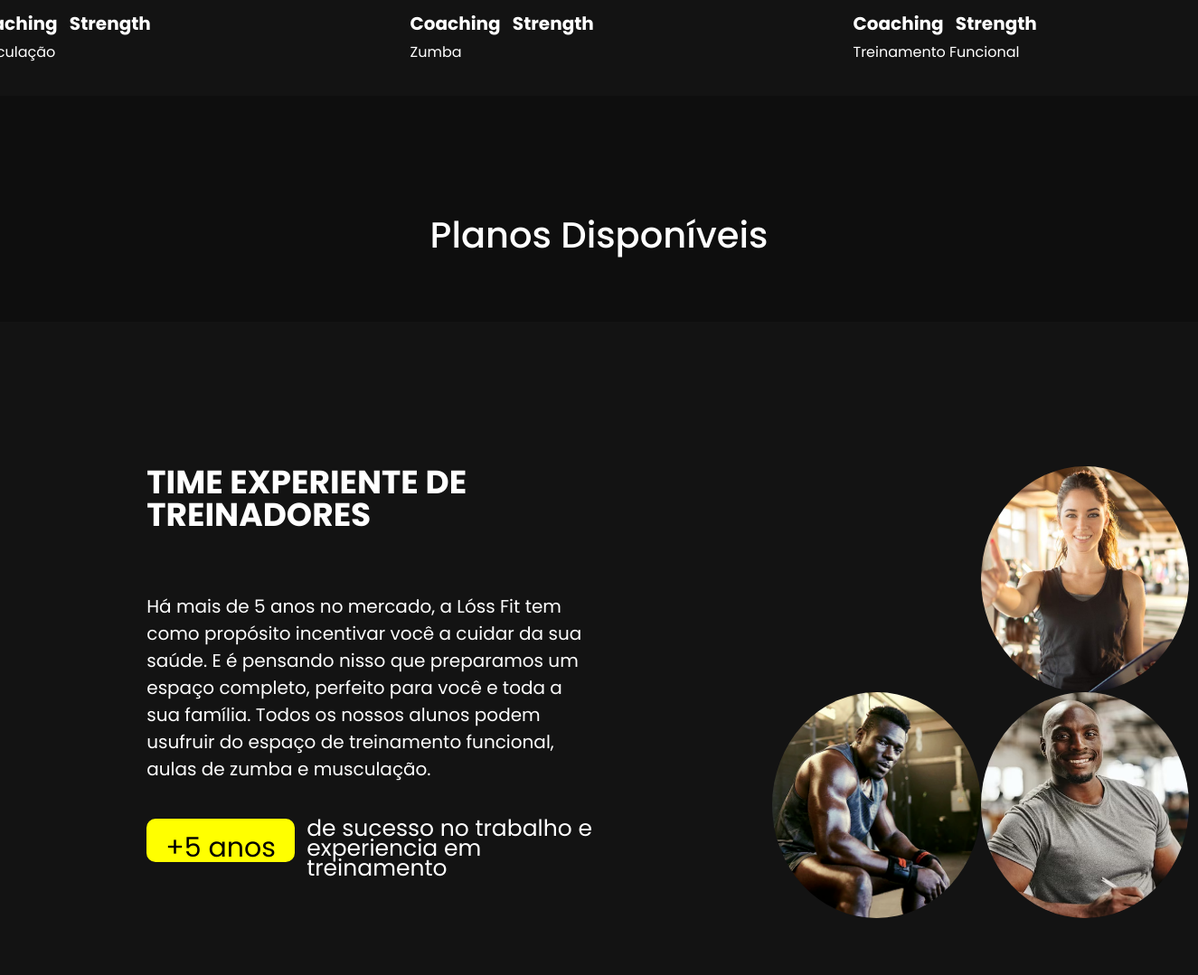
Before: /index_Apre.php (middle part) with the older database file.
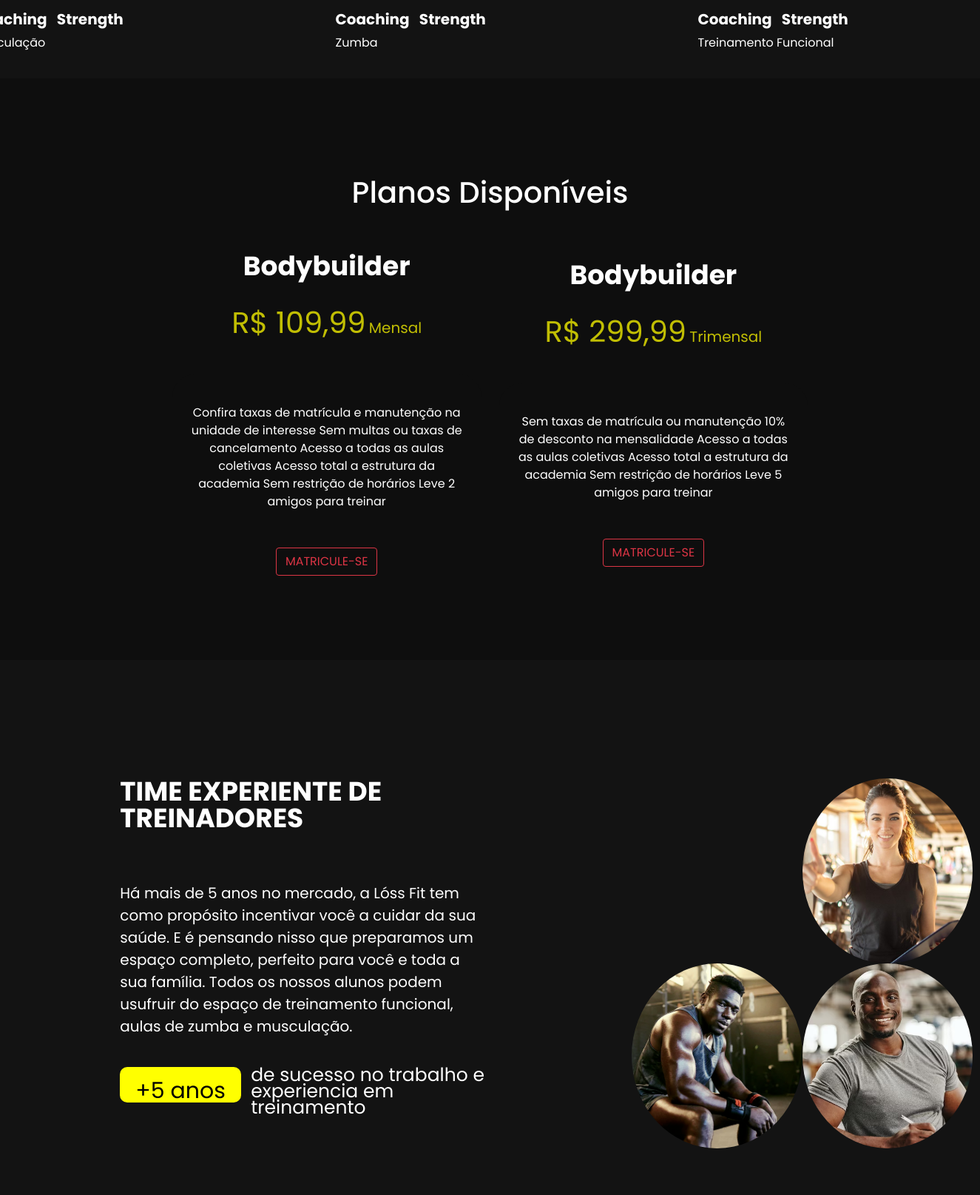
After: the same page with the newer database file.
### tables this page shows
CREATE TABLE `tbl_planos` (
  `idl_planos` int(11) NOT NULL,
  `nome_plano` varchar(45) DEFAULT NULL,
  `valor_plano` varchar(45) DEFAULT NULL,
  `opcao_plano` varchar(45) DEFAULT NULL,
  `desc_plano` varchar(500) DEFAULT NULL
);

### index_Apre.php (the view, shortened to what this page needs)
<?php
include_once("connect.php");
?>
<!DOCTYPE html>
<html lang="en">
<head>
    <link href="css/style_planos.css" rel="stylesheet" />
    <link href="css/style.css" rel="stylesheet" />
    <link href="https://cdn.jsdelivr.net/npm/bootstrap@5.0.2/dist/css/bootstrap.min.css" rel="stylesheet"
>
</head>
<body>
    <section class="gym_ativ" id="ativ">
        <section class="gym_ativ_mid_div">
            <div class="gym_ativ_type">
                <div class="gym_ativ_type_txt">
                    <h5><a><b>Coaching</b></a><a><b>Strength</b></a></h5>
                    <span>Musculação</span>
                </div>
            </div>
            <div class="gym_ativ_type">
                <div class="gym_ativ_type_txt">
                    <h5><a><b>Coaching</b></a><a><b>Strength</b></a></h5>
                    <span>Zumba</span>
                </div>
            </div>
            <div class="gym_ativ_type">
                <div class="gym_ativ_type_txt">
                    <h5><a><b>Coaching</b></a><a><b>Strength</b></a></h5>
                    <span>Treinamento Funcional</span>
                </div>
            </div>
        </section>
    </section>
    <section class="planos" id="planos">
        <div class="row">
            <h1 style="margin-top: 5%;">Planos Disponíveis</h1>
            <?php
            $consulta = "SELECT * FROM tbl_planos";
            $sql = $conn->query($consulta) or die($conn->error);
            while ($plano = $sql->fetch_assoc()) {
                echo '<div class="col-md-4 col-sm-6">
                    <div class="pricing_table">
                        <div class="pricing_table_header">
                            <i class="fa fa-users"></i>
                            <h2 class="title">Bodybuilder</h2>
                            <span class="price-plan">
                                <i class="fa fa-inr"></i>
                                <span class="price">R$ ' . $plano['valor_plano'] . '</span>
                                <span class="monthly_plan">' . $plano['opcao_plano'] . '</span>
                            </span>
                        </div>
                        <div class="pricing_table_plan">
                            <ul>
                                <a>' . $plano['desc_plano'] . '</a>
                            </ul>
                            <a class="btn btn-outline-danger" href="pages/pg_painel_plano.php" role="button">MATRICULE-SE</a>
                        </div>
                    </div>
                </div>';
            }
            ?>
        </div>
    </section>
    <section id="coach">
        <div class="gym_coach">
            <div class="body_spans">
                <h2>Time experiente de Treinadores</h2>
                <span class="span_c1">
                    Há mais de 5 anos no mercado, a Lóss Fit tem como propósito incentivar você a cuidar da sua saúde. E
                    é pensando nisso que preparamos um espaço completo, perfeito para você e toda a sua família. Todos
                    os nossos alunos podem usufruir do espaço de treinamento funcional, aulas de zumba e musculação.
                </span>
                <div class="span_c2">
                    <div class="back_h">
                        <p class="h_csss">+5 anos</p>
                    </div>
                    <div class="h_css">
                        <p class="h_css">de sucesso no trabalho e experiencia em treinamento</p>
                    </div>
                </div>
            </div>
            <section class="gym_back_coach">
                <div class="perfil_coach"><a class="perf_img1"></a></div>
                <div class="perfil_coach"><a class="perf_img2"></a></div>
                <div class="perfil_coach"><a class="perf_img3"></a></div>
                <div class="perfil_coach"><a class="perf_img4"></a></div>
            </section>
        </div>
    </section>
</body>
</html>

### css/style_planos.css (style rules this page uses)
* { box-sizing: border-box; font-family: "Poppins", sans-serif !important; }
html, body { height: 100%; width: 100%; margin: 0; padding: 0; }
p { font-size: 14px; line-height: 22px; color: white; }
span { color: rgba(255, 251, 0, 0.747); }
.row { display: flex; justify-content: center; align-items: center; width: 100%; padding: 4rem 0; background-color: #0e0e0e; margin-left: 0 !important; }
h1 { color:#fff; font-size:30px; text-align: center; text-transform: capitalize; }
.pricing_table { color:#fff; margin:10px 0; background:#0e0e0e; text-align: center; transition: all 0.30s linear 0s; }
.pricing_table_header { padding:40px; }
.pricing_table_header .title { display:block; text-transform: capitalize; }
.pricing_table_header .price-plan { display:block; }
.pricing_table_header .price { font-size:40px; }
.pricing_table_header .monthly_plan { font-size:20px; }
.pricing_table .pricing_table_plan { border-top-right-radius:30px; border-top-left-radius:30px; padding:40px 20px; background:#0e0e0e; }
.pricing_table .pricing_table_plan ul { margin:0 0 50px; padding:0; }

### css/style.css (style rules this page uses)
* { box-sizing: border-box; }
html, body { height: 100%; width: 100%; margin: 0; padding: 0; font-family: "Poppins", sans-serif !important; }
h5 { display: flex; flex-direction: row; column-gap: 1vw; color: white; }
.gym_ativ { height: auto; width: auto; background-color: #0e0e0ef9; }
.gym_ativ_mid_div { display: flex; flex-direction: row; justify-content: center; align-items: center; }
.gym_ativ_type { margin: 20px; }
.gym_ativ_type_txt { display: flex; flex-direction: column; padding: 16px; }
.gym_ativ_type_txt span { color: white; }
.gym_coach { display: flex; flex-direction: row; column-gap: 13vw; height: auto; width: auto; margin: 0; padding: 10rem 6rem; background-color: #0e0e0ef9; }
.body_spans { display: flex; flex-direction: column; row-gap: 5vh; position: relative; left: 5vw; height: auto; width: auto; max-width: 500px; }
h2 { color: white; }
.back_h { padding: 21px; background-color: yellow; border-radius: 10px; }
.h_csss { width: max-content; align-items: center; font-size: 30px; color: black; }
.h_css { min-width: 300px; font-size: 25px; color: white; }
.span_c1 { font-size: 20px; color: white !important; word-break: normal; }
.span_c2 { height: 6vh; color: white !important; display: flex; flex-direction: row; column-gap: 1vw; }
.gym_back_coach { height: 500px; width: 500px; flex-wrap: wrap; display: flex; position: relative; left: 5vw; }
.perf_img1 { display: flex; border-radius: 100%; height: 100%; width: 100%; background-image: url(../img/coach1.png); background-size: cover; background-repeat: no-repeat; background-position: right; }
.perf_img2 { display: flex; border-radius: 100%; height: 100%; width: 100%; background-image: url(../img/coach2.jpg); background-size: cover; background-repeat: no-repeat; background-position: center; }
.perf_img3 { display: flex; border-radius: 100%; height: 100%; width: 100%; background-image: url(../img/coach3.png); background-size: cover; background-repeat: no-repeat; background-position: right; }
.perf_img4 { display: flex; border-radius: 100%; height: 100%; width: 100%; background-image: url(../img/coach4.png); background-size: cover; background-repeat: no-repeat; background-position: center; }
.perfil_coach { position: relative; top: -1.5; left: 1.5vw; height: 50%; width: 50%; border-radius: 125px; }

### index_Apre.php (style rules this page uses)
p { font-size: 14px; line-height: 22px; }
h2 { font-size: 36px; line-height: 1; color: #ffffff; font-weight: bold; text-transform: uppercase; position: relative; padding-bottom: 20px; }
span { color: rgba(255, 251, 0, 0.747); }

Changed rows visible on the page:
added tbl_planos: valor_plano "109,99", opcao_plano "Mensal", desc_plano "Confira taxas de matrícula e manutenção na unidade de interesse Sem multas ou taxas de cancelamento Acesso a todas as aulas coletivas Acesso total a estrutura da academia Sem restrição de horários Leve 2 amigos para treinar"
added tbl_planos: valor_plano "299,99", opcao_plano "Trimensal", desc_plano "Sem taxas de matrícula ou manutenção 10% de desconto na mensalidade Acesso a todas as aulas coletivas Acesso total a estrutura da academia Sem restrição de horários Leve 5 amigos para treinar"
